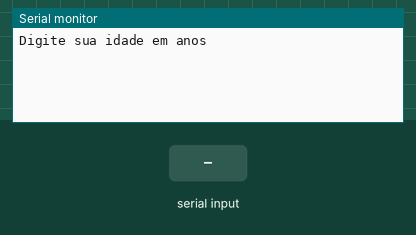
Bench run of a sketch on a simulated Arduino Uno, built with avr-gcc and run on an emulated ATmega328P. Shown: the last lines printed to the serial monitor. Inputs (shaded band) come from the test bench.

Above: at 1.2 s.
1.3 s: "90,45\n" received over Serial
At 2.2 s:
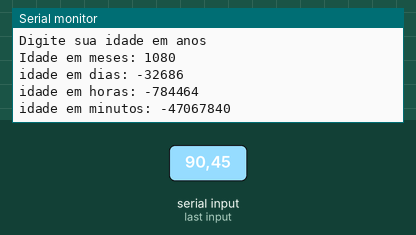
2.8 s: "30,150\n" received over Serial
At 4.3 s:
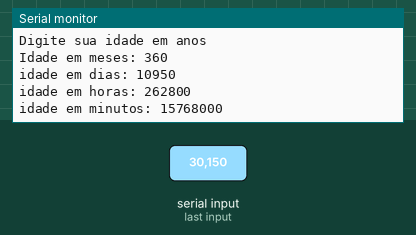
Timing chart, 0 to 5.8 s (numbered marks = the images above; inputs shaded):
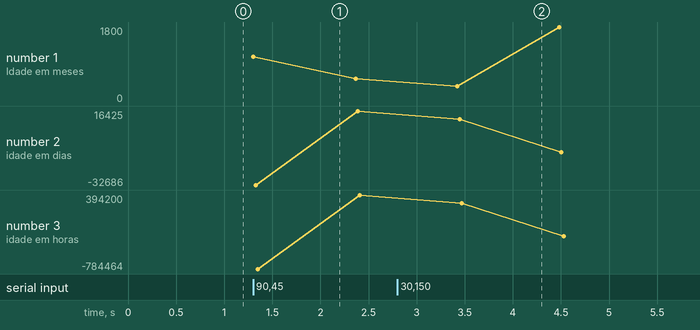

Measured:
- after the input at 1.3 s, the serial monitor: prints a new line at once (image 1)
- after the input at 2.8 s, the serial monitor: prints a new line after 0.62 s (image 2)

The sketch:

idade_e_meses_011.ino
```cpp
//Faça um programa que receba a idade de uma pessoassoa em anos e
// imprima essa idade em: meses, dias, horas, minutos.

//declaração de variaveis
int idade = 0;

void setup()
{
  Serial.begin(9600);
}

void loop()
{
  //entrada
  Serial.println("Digite sua idade em anos");// mostra msg na tela
  while( !Serial.available() );//espera o usuário dar <Enter>
  idade = Serial.parseInt();//transforma a idade digitada em numero

  //Processamento
 long meses = idade * 12;
 long dias = idade * 365;
 long horas = dias * 24;
 long minutos = horas * 60;

  //Saída
  Serial.println("Idade em meses: " + String(meses) );//imprime o texto
  Serial.println("idade em dias: " + String(dias) );//imprime o texto
  Serial.println("idade em horas: " + String(horas) );//imprime o texto
  Serial.println("idade em minutos: " + String(minutos) );//imprime o texto
    delay(1000);
}
```
